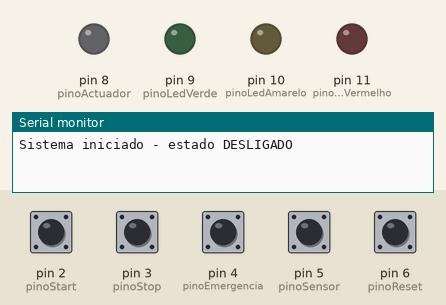
This program was run on a simulated Arduino Uno, built with avr-gcc and run on an emulated ATmega328P. On the bench: output pins drawn as LEDs (lit = HIGH), the last lines printed to the serial monitor. The test bench sets the inputs (shaded band); at power-on: pin 2 (pinoStart), pin 3 (pinoStop), pin 4 (pinoEmergencia), pin 5 (pinoSensor), pin 6 (pinoReset) HIGH.

Above: at 1.2 s.
1.3 s: pin 2 (pinoStart) pulled LOW for 0.15 s
At 2.0 s:
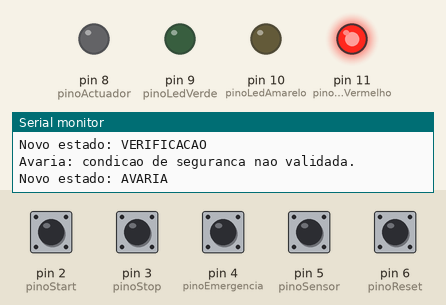
Timing chart, 0 to 4.3 s (numbered marks = the images above; inputs shaded):
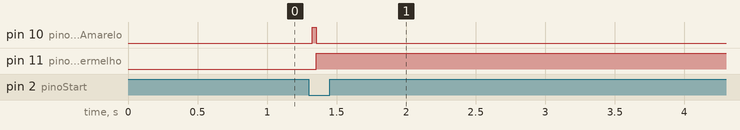

Measured:
- after the input at 1.3 s, pin 10 (pinoLedAmarelo): LOW → HIGH at once, → LOW 0.03 s later; pin 11 (pinoLedVermelho): LOW → HIGH after 0.05 s

The program:

main.cpp
```cpp
#include <Arduino.h>
#include <Bounce2.h>

/*
 * UC01786 - Maquina de estados generica
 *
 * Entradas: START, STOP, emergencia, sensor de condicao e RESET.
 * Saidas:   atuador simulado, LED verde, LED amarelo e LED vermelho.
 *
 * As entradas sao ligadas entre o pino e GND e utilizam INPUT_PULLUP.
 * Cada entrada passa por debounce (Bounce2) para filtrar ruido mecanico
 * do contacto e para detectar a transicao do botao (evita accionar a
 * mesma ordem varias vezes enquanto o botao permanece premido).
 */

constexpr byte pinoStart = 2;
constexpr byte pinoStop = 3;
constexpr byte pinoEmergencia = 4;
constexpr byte pinoSensor = 5;
constexpr byte pinoReset = 6;

constexpr byte pinoActuador = 8;
constexpr byte pinoLedVerde = 9;
constexpr byte pinoLedAmarelo = 10;
constexpr byte pinoLedVermelho = 11;

constexpr unsigned long tempoArranque = 3000;
constexpr unsigned long tempoParagem = 2000;
constexpr unsigned long tempoDebounce = 25; // ms

Bounce debounceStart;
Bounce debounceStop;
Bounce debounceEmergencia;
Bounce debounceSensor;
Bounce debounceReset;

enum EstadoSistema
{
    DESLIGADO,
    VERIFICACAO,
    ARRANQUE,
    FUNCIONAMENTO,
    PARAGEM,
    AVARIA
};

EstadoSistema estadoAtual = DESLIGADO;
unsigned long inicioEstado = 0;

const char *nomeEstado(EstadoSistema estado)
{
    switch (estado)
    {
    case DESLIGADO:
        return "DESLIGADO";
    case VERIFICACAO:
        return "VERIFICACAO";
    case ARRANQUE:
        return "ARRANQUE";
    case FUNCIONAMENTO:
        return "FUNCIONAMENTO";
    case PARAGEM:
        return "PARAGEM";
    case AVARIA:
        return "AVARIA";
    default:
        return "DESCONHECIDO";
    }
}

void mudarEstado(EstadoSistema novoEstado)
{
    estadoAtual = novoEstado;
    inicioEstado = millis();
    Serial.print("Novo estado: ");
    Serial.println(nomeEstado(estadoAtual));
}

void desligarSaidas()
{
    digitalWrite(pinoActuador, LOW);
    digitalWrite(pinoLedVerde, LOW);
    digitalWrite(pinoLedAmarelo, LOW);
    digitalWrite(pinoLedVermelho, LOW);
}

void configurarDebounce(Bounce &debounce, byte pino)
{
    debounce.attach(pino, INPUT_PULLUP);
    debounce.interval(tempoDebounce);
}

void setup()
{
    Serial.begin(9600);

    configurarDebounce(debounceStart, pinoStart);
    configurarDebounce(debounceStop, pinoStop);
    configurarDebounce(debounceEmergencia, pinoEmergencia);
    configurarDebounce(debounceSensor, pinoSensor);
    configurarDebounce(debounceReset, pinoReset);

    pinMode(pinoActuador, OUTPUT);
    pinMode(pinoLedVerde, OUTPUT);
    pinMode(pinoLedAmarelo, OUTPUT);
    pinMode(pinoLedVermelho, OUTPUT);

    desligarSaidas();
    Serial.println("Sistema iniciado - estado DESLIGADO");
}

void loop()
{
    debounceStart.update();
    debounceStop.update();
    debounceEmergencia.update();
    debounceSensor.update();
    debounceReset.update();

    // START, STOP e RESET disparam so na transicao (fell = acabou de ser
    // premido), para nao repetir a ordem enquanto o botao fica premido.
    const bool startPremido = debounceStart.fell();
    const bool stopPremido = debounceStop.fell();
    const bool resetPremido = debounceReset.fell();

    // Emergencia e sensor sao lidos ao nivel: a condicao mantem-se
    // enquanto o interruptor permanecer accionado.
    const bool emergenciaAtiva = debounceEmergencia.read() == LOW;
    const bool sensorOk = debounceSensor.read() == LOW;

    // A emergencia tem prioridade sobre a sequencia normal.
    if (emergenciaAtiva && estadoAtual != AVARIA)
    {
        mudarEstado(AVARIA);
    }

    switch (estadoAtual)
    {
    case DESLIGADO:
        desligarSaidas();
        if (startPremido)
        {
            mudarEstado(VERIFICACAO);
        }
        break;

    case VERIFICACAO:
        digitalWrite(pinoLedAmarelo, HIGH);
        if (!sensorOk)
        {
            Serial.println("Avaria: condicao de seguranca nao validada.");
            mudarEstado(AVARIA);
        }
        else
        {
            mudarEstado(ARRANQUE);
        }
        break;

    case ARRANQUE:
        digitalWrite(pinoActuador, HIGH);
        digitalWrite(pinoLedAmarelo, HIGH);
        if (stopPremido)
        {
            mudarEstado(PARAGEM);
        }
        else if (!sensorOk)
        {
            Serial.println("Avaria durante o arranque.");
            mudarEstado(AVARIA);
        }
        else if (millis() - inicioEstado >= tempoArranque)
        {
            mudarEstado(FUNCIONAMENTO);
        }
        break;

    case FUNCIONAMENTO:
        digitalWrite(pinoActuador, HIGH);
        digitalWrite(pinoLedVerde, HIGH);
        digitalWrite(pinoLedAmarelo, LOW);
        if (stopPremido)
        {
            mudarEstado(PARAGEM);
        }
        else if (!sensorOk)
        {
            Serial.println("Avaria: perda da condicao de seguranca.");
            mudarEstado(AVARIA);
        }
        break;

    case PARAGEM:
        digitalWrite(pinoActuador, LOW);
        digitalWrite(pinoLedVerde, LOW);
        digitalWrite(pinoLedAmarelo, HIGH);
        if (millis() - inicioEstado >= tempoParagem)
        {
            mudarEstado(DESLIGADO);
        }
        break;

    case AVARIA:
        digitalWrite(pinoActuador, LOW);
        digitalWrite(pinoLedVerde, LOW);
        digitalWrite(pinoLedAmarelo, LOW);
        digitalWrite(pinoLedVermelho, HIGH);
        if (resetPremido && !emergenciaAtiva && sensorOk)
        {
            mudarEstado(DESLIGADO);
        }
        break;
    }
}
```
